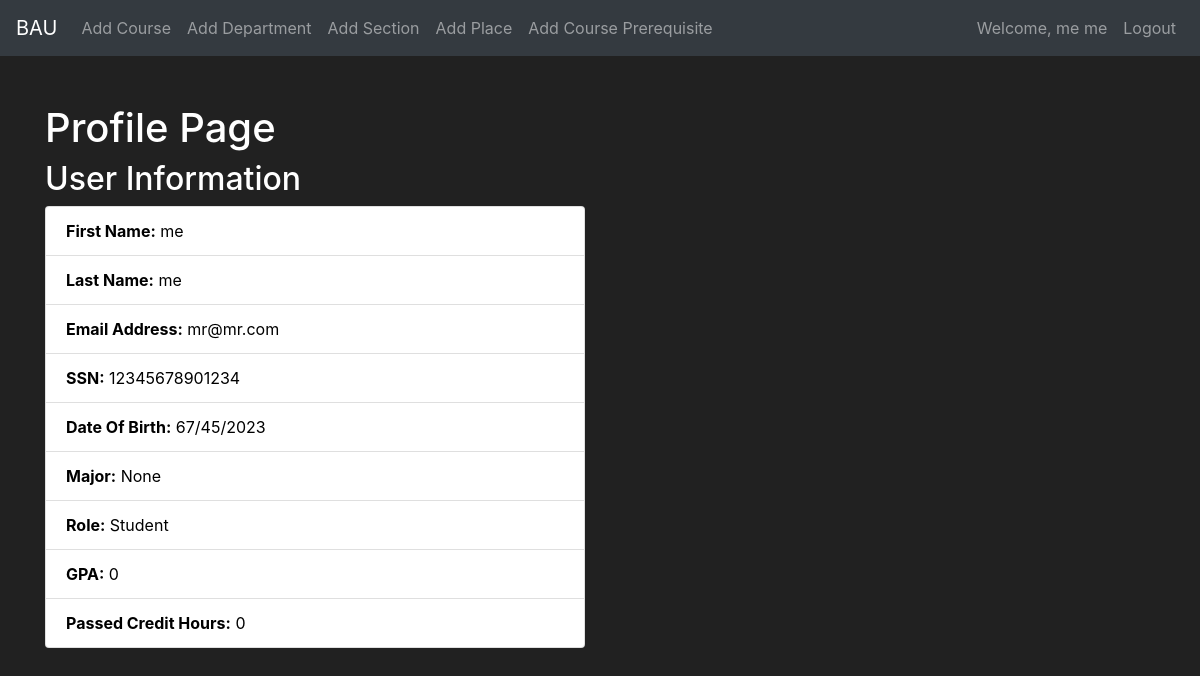
The app's page /profile (signed in) with its own data.
### App/models.py (models this page shows, shortened)
class User(db.Model, UserMixin):
    id = db.Column(db.Integer(), primary_key=True)
    first_name = db.Column(db.String(length=20), nullable=False, unique=False)
    last_name = db.Column(db.String(length=20), nullable=False, unique=False)
    email_address = db.Column(db.String(length=50), nullable=False, unique=True)
    ssn = db.Column(db.String(), nullable=False, unique=True)
    password_hash = db.Column(db.String(length=60), nullable=False)
    major = db.Column(db.Integer(), db.ForeignKey("department.id"))
    role = db.Column(db.Integer(), nullable=False, default=0)
    gpa = db.Column(db.Integer(), nullable=False, default=0)
    passed_credit_hours = db.Column(db.Integer(), nullable=False, default=0)
    registered_courses = db.relationship(
        "Course_registered", backref="student", lazy=True
    )
    @property
    def password(self):
        return self.password

### App/routes.py (the view)
@app.route("/profile")
@login_required
def profile_page():
    user = current_user
    return render_template("profile.html", user=user)

### App/models.py (called while the page is built)
@login_manager.user_loader
def load_user(user_id):
    return User.query.get(int(user_id))

### App/templates/profile.html (shortened to what this page needs)
{% extends 'base.html' %}
{% block content %}
<div class="container mt-5">
    <h1>Profile Page</h1>
    <div class="row">
        <div class="col-md-6">
            <h2>User Information</h2>
            <ul class="list-group" style="color: black;">
                <li class="list-group-item"><strong>First Name:</strong> {{ user.first_name }}</li>
                <li class="list-group-item"><strong>Last Name:</strong> {{ user.last_name }}</li>
                <li class="list-group-item"><strong>Email Address:</strong> {{ user.email_address }}</li>
                <li class="list-group-item"><strong>SSN:</strong> {{ user.ssn }}</li>
                <li class="list-group-item">
                    <strong>Date Of Birth:</strong>
                    {% set ssn_str = user.ssn|string %}
                    {{ ssn_str[5:7] }}/{{ ssn_str[3:5] }}/20{{ ssn_str[1:3] }}
                </li>
                <li class="list-group-item"><strong>Major:</strong> {{ user.major }}</li>
                {% if user.role==0 %}
                <li class="list-group-item"><strong>Role:</strong> Student</li>
                {% else %}
                <li class="list-group-item"><strong>Role:</strong> Professor</li>
                {% endif %}
                <li class="list-group-item"><strong>GPA:</strong> {{ user.gpa }}</li>
                <li class="list-group-item"><strong>Passed Credit Hours:</strong> {{ user.passed_credit_hours }}</li>
            </ul>
        </div>
    </div>
</div>
{% endblock %}

### App/templates/base.html (shortened to what this page needs)
<!DOCTYPE html>
<html lang="en">
<head>
  <link rel="stylesheet" href="https://cdn.jsdelivr.net/npm/bootstrap@4.5.3/dist/css/bootstrap.min.css"
 />
  <link rel="stylesheet" href="https://cdnjs.cloudflare.com/ajax/libs/font-awesome/5.15.4/css/all.min.css">
</head>
<body>
  <nav class="navbar navbar-expand-md navbar-dark bg-dark">
    <a class="navbar-brand" href="#">BAU</a>
    <div class="collapse navbar-collapse" id="navbarNav">
      <ul class="navbar-nav mr-auto">
        {% if current_user.email_address!="mr@mr.com" %}
        <li class="nav-item active">
          <a class="nav-link" href=" {{url_for('home_page')}} ">Home <span class="sr-only">(current)</span></a>
        </li>
        <li class="nav-item">
          <a class="nav-link" href="{{ url_for('profile_page') }}">Profile</a>
        </li>
        <li class="nav-item">
          <a class="nav-link" href="{{ url_for('ed_page') }}">Enroll/Drop</a>
        </li>
        {% else %}
        <li class="nav-item">
          <a class="nav-link" href="{{ url_for('add_course_page') }}">Add Course</a>
        </li>
        <li class="nav-item">
          <a class="nav-link" href="{{ url_for('add_department_page') }}">Add Department</a>
        </li>
        <li class="nav-item">
          <a class="nav-link" href="{{ url_for('add_section_page') }}">Add Section</a>
        </li>
        <li class="nav-item">
          <a class="nav-link" href="{{ url_for('add_place_page') }}">Add Place</a>
        </li>
        <li class="nav-item">
          <a class="nav-link" href="{{ url_for('ed_page') }}">Add Course Prerequisite</a>
        </li>
        {% endif %}
      </ul>
      {% if current_user.is_authenticated %}
      <ul class="navbar-nav">
        <li class="nav-item">
          <a class="nav-link" style="color: lawngreen; font-weight: bold;">
          </a>
        </li>
        <li class="nav-item">
          <a class="nav-link">Welcome, {{current_user.first_name}} {{current_user.last_name}} </a>
        </li>
        <li class="nav-item">
          <a class="nav-link" href=" {{url_for('logout_page')}} ">Logout</a>
        </li>
      </ul>
      {% endif %}
    </div>
  </nav>
  {% block content %} {% endblock %}
</body>
</html>

### App/templates/base.html (style rules this page uses)
body { background-color: #212121; color: white; }

### records on screen
User: first_name "me", last_name "me", email_address "mr@mr.com", ssn "12345678901234", ssn "67", ssn "45", ssn "23", major "None", gpa "0", passed_credit_hours "0"
